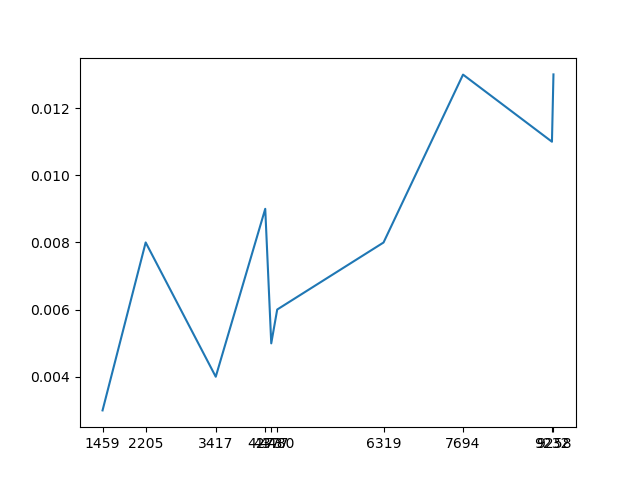

Reproduce this figure in Python.
def min_max(a, left, right):
    if left >= right : return a[left], a[left]
    mid = (right + left)//2
    minL, maxL = min_max(a, left, mid-1)
    minR, maxR = min_max(a, mid+1, right)
    return min(minL, minR), max(maxL, maxR)
import numpy as np
import time

pln = np.random.randint(low = 100, high = 10000, size = 10)
pln.sort()
pltime = []

for n in pln:
    a = np.random.randint(low = 1, high = 100000000, size = n)
    # v = a[np.random.randint(low = 0, high = n, size = 1)]
    start_time = time.time()
    print("a: ", a)
    # print("v: ", v)
    print(min_max(a, 0,  n-1))
    end_time = time.time()
    pltime.append(float(end_time - start_time))
print(pltime)
import matplotlib.pyplot as plt

plt.plot(pln, pltime)
plt.xticks(pln)
plt.savefig("bai3.2.png") 